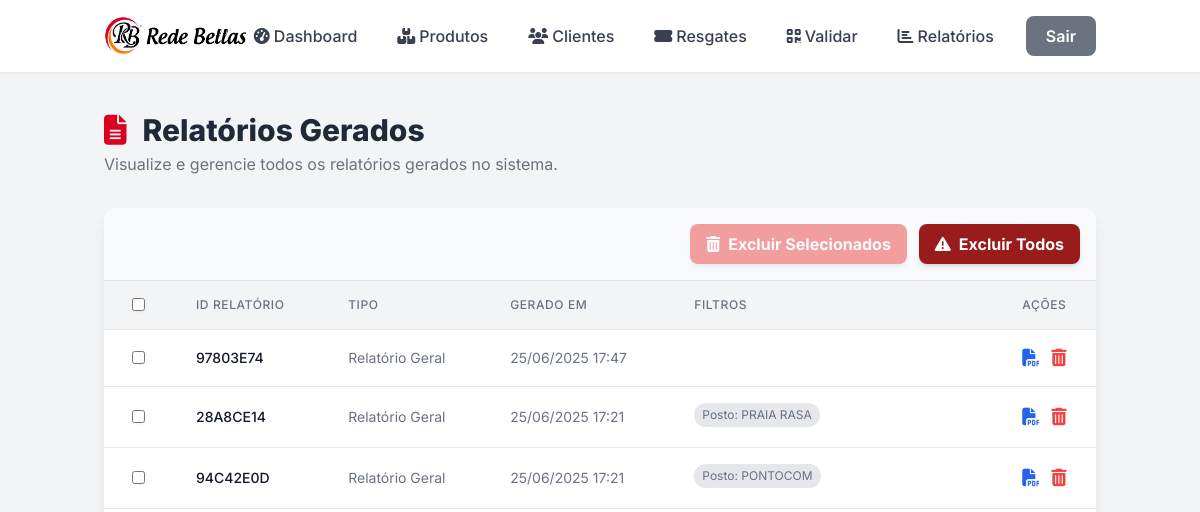
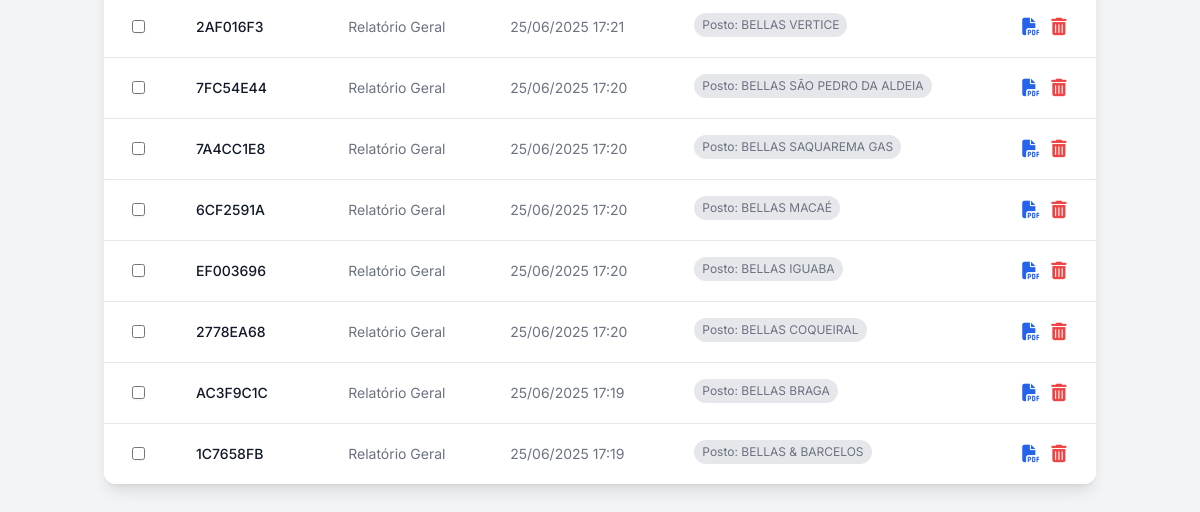
Page /reports/ (signed in) on the earlier database version (2 pictures, top to bottom).
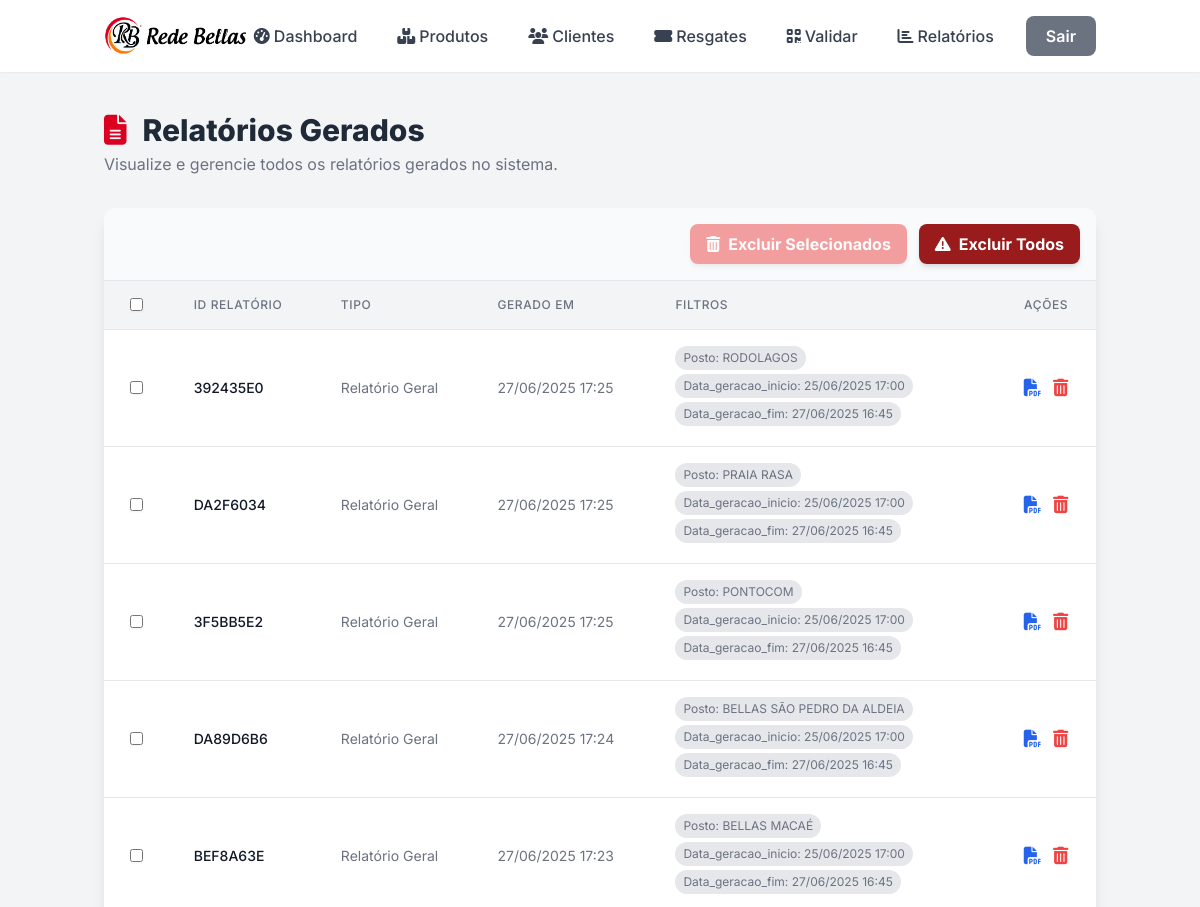
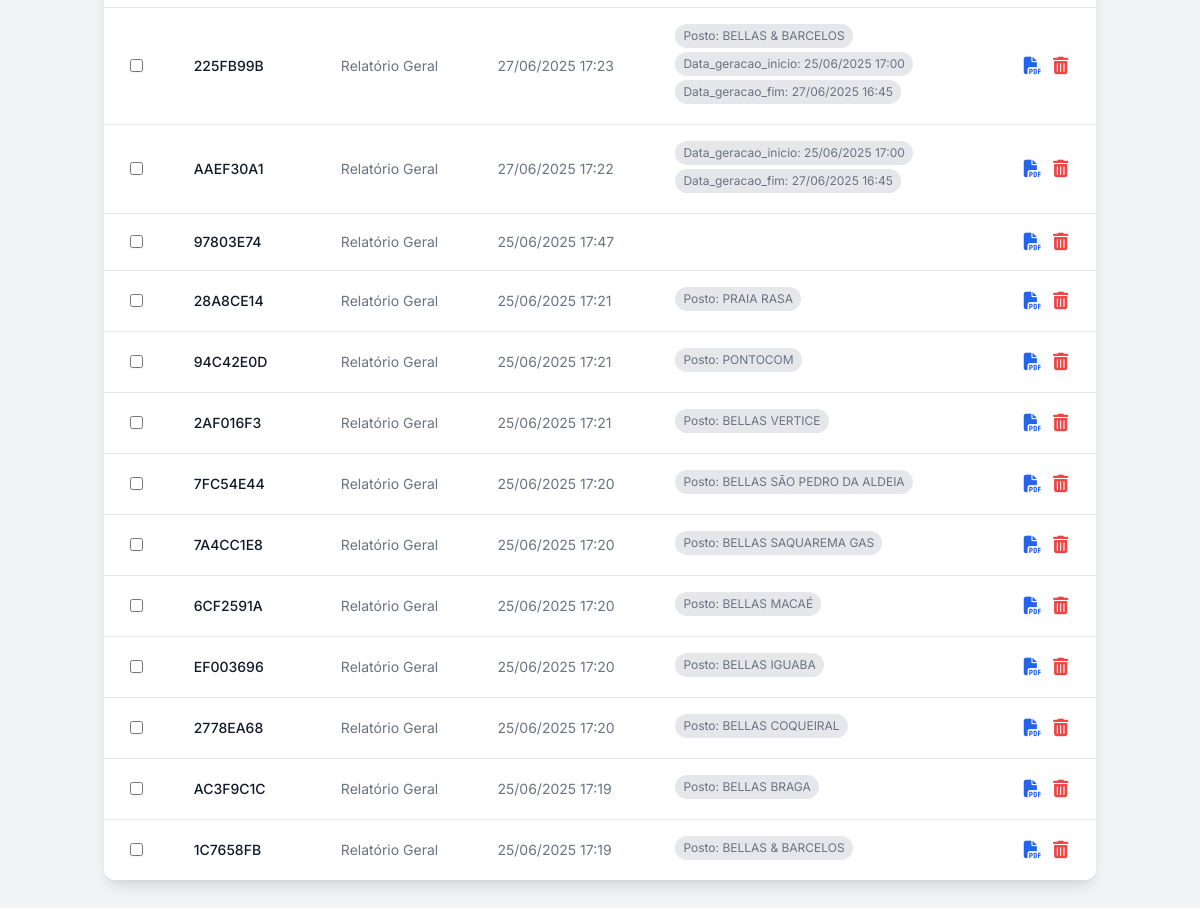
Same page on the later database version (2 pictures, top to bottom).
### core/models.py (models this page shows, shortened)
class RelatorioGerado(models.Model):
    REPORT_TYPE_CHOICES = [
        ("GERAL", "Relatório Geral"),
        ("MANIFESTO_LOTE", "Manifesto de Lote"),
    ]
    report_id = models.CharField(
        max_length=50, unique=True, help_text="ID único de cada relatório gerado."
    )
    tipo = models.CharField(max_length=20, choices=REPORT_TYPE_CHOICES)
    data_geracao = models.DateTimeField(default=timezone.now)
    filtros_aplicados = JSONField(blank=True, null=True)
    codigo_rastreamento_lote = models.CharField(
        max_length=100,
        blank=True,
        null=True,
        help_text="Código de rastreamento se for um manifesto de lote.",
    )
    class Meta:
        verbose_name = "Relatório Gerado"
        verbose_name_plural = "Relatórios Gerados"
        ordering = ["-data_geracao"]  # Ordena os relatórios pelo mais recente

### core/views.py (the view)
# urls.py: path("", views.report_list, name="report_list"),
@login_required
def report_list(request):
    reports = RelatorioGerado.objects.all().order_by("-data_geracao")
    context = {"title": "Relatórios Gerados", "reports": reports}
    return render(request, "reports/report_list.html", context)

### core/templates/reports/report_list.html (shortened to what this page needs)
{% load static %}
<!DOCTYPE html>
<html lang="pt-br">
<head>
    <link rel="stylesheet" href="{% static 'css/output.css' %}">
    <link rel="stylesheet" href="https://cdnjs.cloudflare.com/ajax/libs/font-awesome/6.5.1/css/all.min.css">
</head>
<body class="bg-gray-100">
    {% include 'partials/_navbar.html' %}
    <main class="container mx-auto px-4 py-10">
        <header class="mb-8 fade-in">
            <h1 class="text-3xl font-extrabold text-gray-800 flex items-center">
                <i class="fas fa-file-alt text-[#DB0020] mr-4"></i>
                {{ title|default:"Histórico de Relatórios" }}
            </h1>
            <p class="text-gray-500 mt-1">Visualize e gerencie todos os relatórios gerados no sistema.</p>
        </header>
        <div class="bg-white rounded-xl shadow-lg overflow-hidden fade-in" style="animation-delay: 0.2s;">
            {% if reports %}
                <form id="reportDeleteForm" method="post" action="{% url 'report_delete_selected' %}">
                    <div class="p-4 bg-gray-50 border-b border-gray-200 flex justify-end space-x-3">
                        <button type="button" id="deleteSelectedBtn" class="bg-red-500 hover:bg-red-600 text-white font-bold py-2 px-4 rounded-lg shadow-md transition duration-300 opacity-50 cursor-not-allowed flex items-center" disabled>
                            <i class="fas fa-trash-alt mr-2"></i> Excluir Selecionados
                        </button>
                        <button type="button" id="deleteAllBtn" class="bg-red-800 hover:bg-red-900 text-white font-bold py-2 px-4 rounded-lg shadow-md transition duration-300 flex items-center">
                            <i class="fas fa-exclamation-triangle mr-2"></i> Excluir Todos
                        </button>
                    </div>
                    <div class="overflow-x-auto">
                        <table class="min-w-full divide-y divide-gray-200">
                            <thead class="bg-gray-100">
                                <tr>
                                    <th class="px-6 py-3 text-center"><input type="checkbox" id="selectAllCheckbox" class="rounded border-gray-300 text-indigo-600 shadow-sm focus:ring-indigo-500"></th>
                                    <th class="px-6 py-3 text-left text-xs font-medium text-gray-500 uppercase tracking-wider">ID Relatório</th>
                                    <th class="px-6 py-3 text-left text-xs font-medium text-gray-500 uppercase tracking-wider">Tipo</th>
                                    <th class="px-6 py-3 text-left text-xs font-medium text-gray-500 uppercase tracking-wider">Gerado Em</th>
                                    <th class="px-6 py-3 text-left text-xs font-medium text-gray-500 uppercase tracking-wider">Filtros</th>
                                    <th class="px-6 py-3 text-center text-xs font-medium text-gray-500 uppercase tracking-wider">Ações</th>
                                </tr>
                            </thead>
                            <tbody class="bg-white divide-y divide-gray-200">
                                {% for report in reports %}
                                    <tr class="hover:bg-gray-50 transition-colors duration-200">
                                        <td class="px-6 py-4 text-center"><input type="checkbox" name="report_ids" value="{{ report.id }}" class="report-checkbox rounded border-gray-300 text-indigo-600 shadow-sm focus:ring-indigo-500"></td>
                                        <td class="px-6 py-4 whitespace-nowrap text-sm font-medium text-gray-900">{{ report.report_id }}</td>
                                        <td class="px-6 py-4 whitespace-nowrap text-sm text-gray-500">{{ report.get_tipo_display }}</td>
                                        <td class="px-6 py-4 whitespace-nowrap text-sm text-gray-500">{{ report.data_geracao|date:"d/m/Y H:i" }}</td>
                                        <td class="px-6 py-4 text-xs text-gray-500 max-w-xs">
                                            {% for key, value in report.filtros_aplicados.items %}{% if value and value != 'Todos' and value != 'Qualquer' %}
                                                <span class="inline-block bg-gray-200 rounded-full px-2 py-1 mr-1 mb-1">{{ key|capfirst }}: {{ value }}</span>
                                            {% endif %}{% empty %}Nenhum{% endfor %}
                                        </td>
                                        <td class="px-6 py-4 whitespace-nowrap text-center text-sm font-medium space-x-2">
                                            <a href="{% url 'regenerate_report_pdf' report.pk %}" target="_blank" title="Visualizar PDF" class="text-blue-600 hover:text-blue-800 transition duration-300"></a>
                                            <button type="button" onclick="openConfirmationModal('single', '{{ report.id }}')" title="Excluir Relatório" class="text-red-500 hover:text-red-700 transition duration-300"></button>
                                        </td>
                                    </tr>
                                {% endfor %}
                            </tbody>
                        </table>
                    </div>
                </form>
            {% endif %}
        </div>
    </main>
</body>
</html>

### core/templates/partials/_navbar.html (shortened to what this page needs)
{% load static %}
<nav class="bg-white shadow-sm py-4">
    <div class="container mx-auto px-4 flex justify-between items-center">
        <a href="{% url 'homepage' %}" class="flex items-center space-x-2 transform hover:scale-110 transition duration-300">
            <img src="{% static 'img/logos (7).png' %}" alt="Logo Rede Bellas" class="h-10 w-auto">
        </a>
        <div class="flex items-center space-x-6">
            {% if user.is_authenticated %}
                <a href="{% url 'dashboard' %}" class="flex items-center text-gray-700 hover:text-[#DB0020] font-medium px-2 py-2 rounded-lg transition duration-300 transform hover:scale-105 group">
                    <i class="fa-solid fa-tachometer-alt mr-1 transition-transform duration-200 group-hover:scale-110"></i>
                    Dashboard
                </a>
                <a href="{% url 'products_list' %}" class="flex items-center text-gray-700 hover:text-[#DB0020] font-medium px-2 py-2 rounded-lg transition duration-300 transform hover:scale-105 group">
                    <i class="fa-solid fa-boxes-stacked mr-1 transition-transform duration-200 group-hover:scale-110"></i>
                    Produtos
                </a>
                <a href="{% url 'client_list' %}" class="flex items-center text-gray-700 hover:text-[#DB0020] font-medium px-2 py-2 rounded-lg transition duration-300 transform hover:scale-105 group">
                    <i class="fa-solid fa-users mr-1 transition-transform duration-200 group-hover:scale-110"></i>
                    Clientes
                </a>
                <a href="{% url 'resgate_list' %}" class="flex items-center text-gray-700 hover:text-[#DB0020] font-medium px-2 py-2 rounded-lg transition duration-300 transform hover:scale-105 group">
                    <i class="fa-solid fa-ticket-alt mr-1 transition-transform duration-200 group-hover:scale-110"></i>
                    Resgates
                </a>
                <a href="{% url 'resgate_validate_tracking' %}" class="flex items-center text-gray-700 hover:text-[#DB0020] font-medium px-2 py-2 rounded-lg transition duration-300 transform hover:scale-105 group">
                    <i class="fa-solid fa-qrcode mr-1 transition-transform duration-200 group-hover:scale-110"></i>
                    Validar
                </a>
                <a href="{% url 'report_list' %}" class="flex items-center text-gray-700 hover:text-[#DB0020] font-medium px-2 py-2 rounded-lg transition duration-300 transform hover:scale-105 group">
                    <i class="fa-solid fa-chart-bar mr-1 transition-transform duration-200 group-hover:scale-110"></i>
                    Relatórios
                </a>
                <form action="{% url 'logout' %}" method="post" class="inline-block ml-3">
                    <button type="submit" class="bg-gray-500 hover:bg-gray-600 text-white font-semibold py-2 px-5 rounded-lg transition duration-300 transform hover:scale-105">Sair</button>
                </form>
            {% endif %}
        </div>
    </div>
</nav>

### core/templates/reports/report_list.html (style rules this page uses)
body { font-family: 'Inter', sans-serif; }
.fade-in { animation: fadeIn 0.5s ease-out forwards; }

Differences in the rows shown:
added RelatorioGerado: report_id "392435E0", tipo "Relatório Geral", data_geracao "27/06/2025 17:25", filtros_aplicados "Posto" "Data_geracao_inicio" "Data_geracao_fim", filtros_aplicados "RODOLAGOS" "25/06/2025 17:00" "27/06/2025 16:45"
added RelatorioGerado: report_id "DA2F6034", tipo "Relatório Geral", data_geracao "27/06/2025 17:25", filtros_aplicados "Posto" "Data_geracao_inicio" "Data_geracao_fim", filtros_aplicados "PRAIA RASA" "25/06/2025 17:00" "27/06/2025 16:45"
added RelatorioGerado: report_id "3F5BB5E2", tipo "Relatório Geral", data_geracao "27/06/2025 17:25", filtros_aplicados "Posto" "Data_geracao_inicio" "Data_geracao_fim", filtros_aplicados "PONTOCOM" "25/06/2025 17:00" "27/06/2025 16:45"
added RelatorioGerado: report_id "DA89D6B6", tipo "Relatório Geral", data_geracao "27/06/2025 17:24", filtros_aplicados "Posto" "Data_geracao_inicio" "Data_geracao_fim", filtros_aplicados "BELLAS SÃO PEDRO DA ALDEIA" "25/06/2025 17:00" "27/06/2025 16:45"
added RelatorioGerado: report_id "BEF8A63E", tipo "Relatório Geral", data_geracao "27/06/2025 17:23", filtros_aplicados "Posto" "Data_geracao_inicio" "Data_geracao_fim", filtros_aplicados "BELLAS MACAÉ" "25/06/2025 17:00" "27/06/2025 16:45"
added RelatorioGerado: report_id "225FB99B", tipo "Relatório Geral", data_geracao "27/06/2025 17:23", filtros_aplicados "Posto" "Data_geracao_inicio" "Data_geracao_fim", filtros_aplicados "BELLAS & BARCELOS" "25/06/2025 17:00" "27/06/2025 16:45"
added RelatorioGerado: report_id "AAEF30A1", tipo "Relatório Geral", data_geracao "27/06/2025 17:22", filtros_aplicados "Data_geracao_inicio" "Data_geracao_fim", filtros_aplicados "25/06/2025 17:00" "27/06/2025 16:45"
